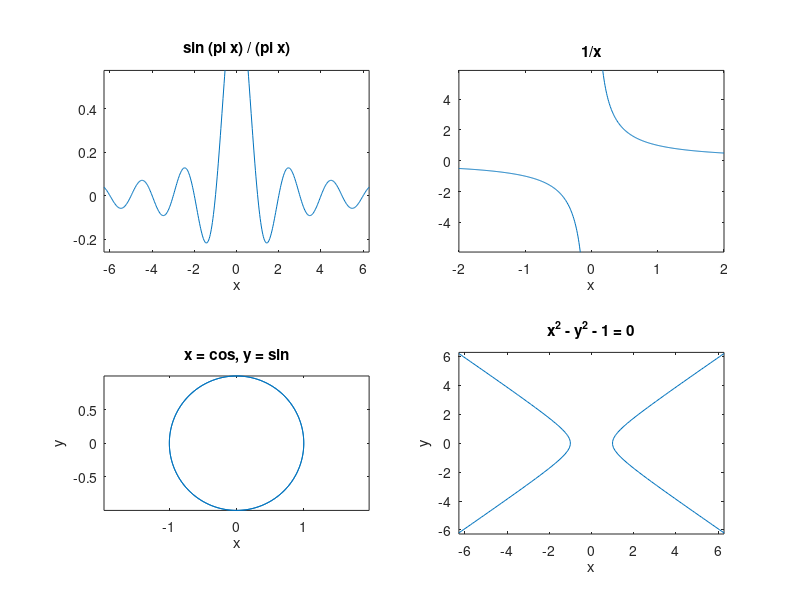

Write the MATLAB code that produced this figure.
clear all; close all; clc;
h=figure('Position',[1 21 1366 670], ...
'Name','ezplot Command Demostrations');
subplot(2,2,1) 
## sinc function using function handle
f = @(x) sin (pi*x) ./ (pi*x);
ezplot (f);
subplot(2,2,2) 
## example of a function string and explicit limits
ezplot ("1/x", [-2 2]);
subplot(2,2,3) 
## parameterized function example over -2*pi <= t <= +2*pi
ezplot(@cos, @sin);
## implicit function of 2 variables
subplot(2,2,4) 
ezplot(inline ("x^2 - y^2 - 1"));